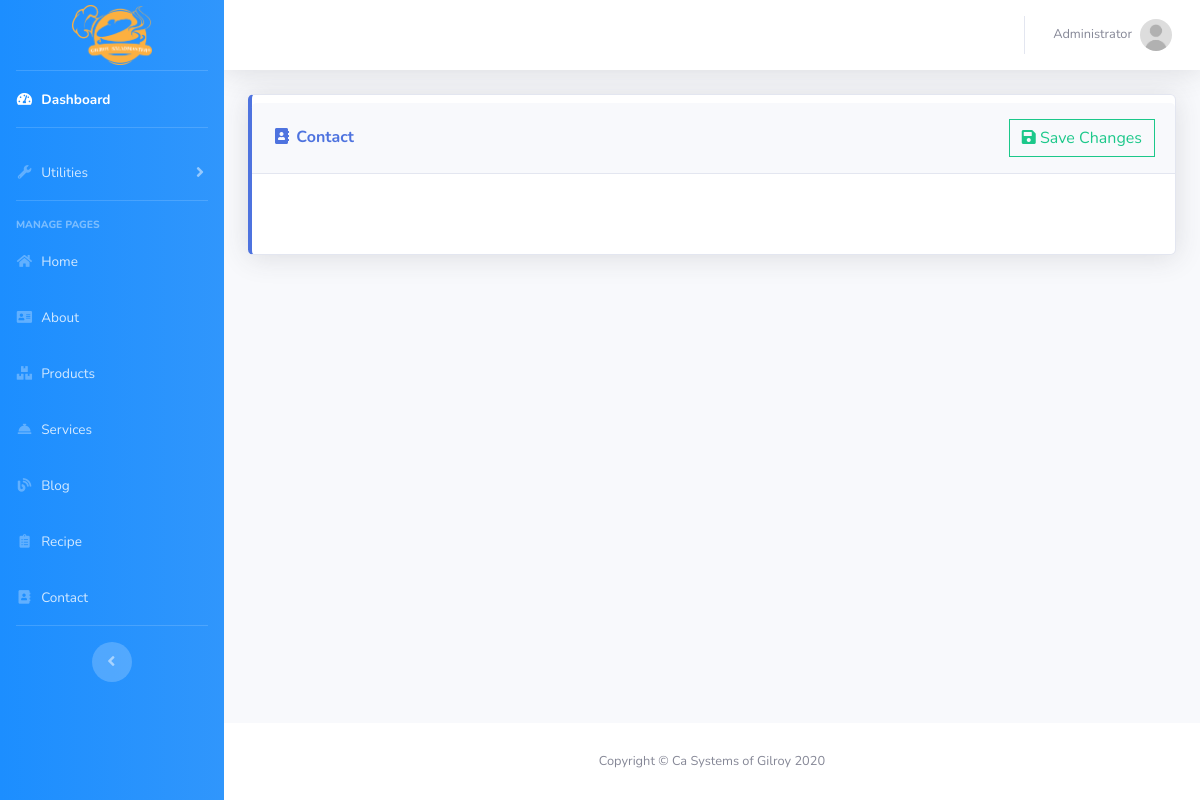
The page /admin/page_contact.php (signed in) on the database as committed earlier.
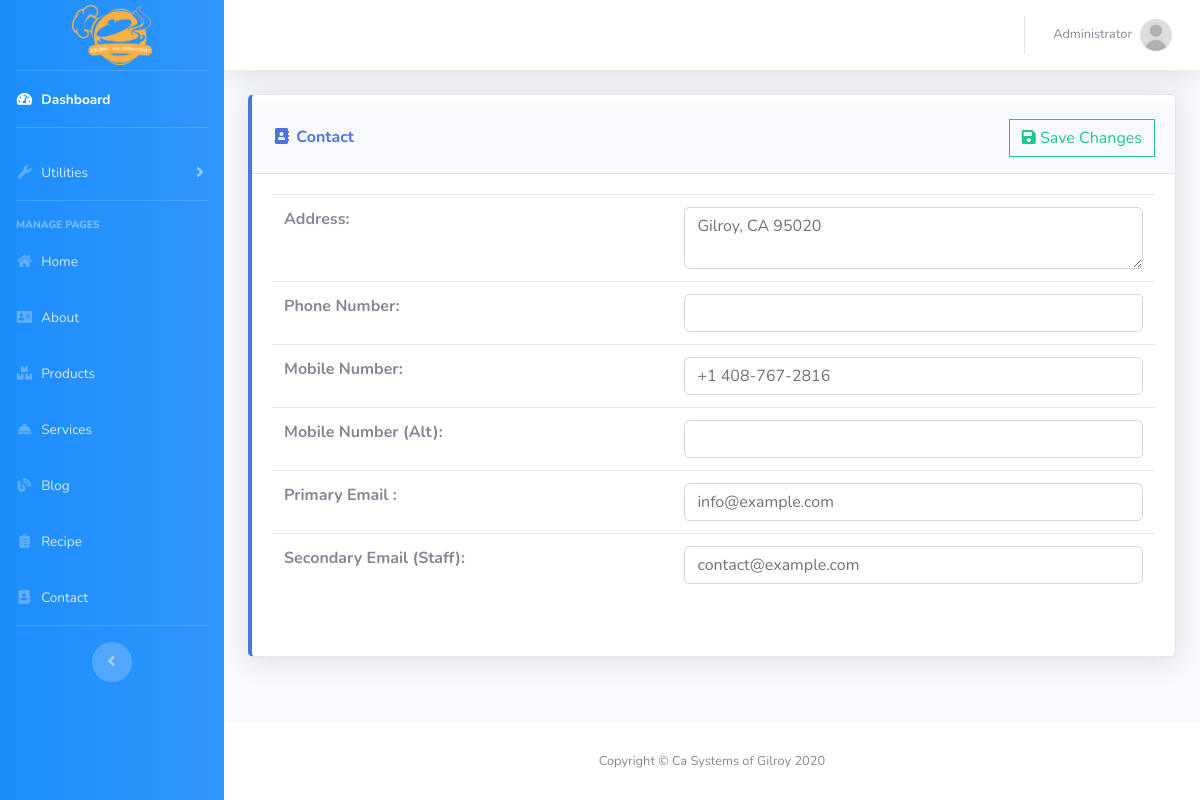
The same page on the database as committed later.
### tables this page shows
CREATE TABLE `page_contact` (
  `id` int(11) NOT NULL,
  `address` varchar(255) NOT NULL,
  `phone_num` varchar(255) NOT NULL,
  `mobile_num1` varchar(255) NOT NULL,
  `mobile_num2` varchar(255) NOT NULL,
  `email1` varchar(255) NOT NULL,
  `email2` varchar(255) NOT NULL,
  `last_updated` datetime NOT NULL DEFAULT current_timestamp()
);

### admin/page_contact.php (the view, shortened to what this page needs)
<?php
include('../db/conn.php');
if(isset($_SESSION["username"] ))
{
?>
<!DOCTYPE html>
<html lang="en">
<head>
    <?php include('render/css.php');?>
</head>
<body id="page-top">
    <div id="wrapper">
        <?php include('render/sidebar.php');?>
        <div id="content-wrapper" class="d-flex flex-column">
            <div id="content">
                <?php include('render/topnavbar.php');?>
                <div class="container-fluid">
                    <div class="row">
                        <div class="col-xl-12 col-md-12 mb-4">
                            <div class="card border-left-primary shadow h-100 py-2">
                                <form method="post" action="manage_socila.php">
                            	<div class="card-header py-3 d-flex flex-row align-items-center justify-content-between">
                                    <h6 class="m-0 font-weight-bold text-primary"><i class="fas fa-fw fa-address-book"></i> Contact</h6>
                                    <button class="btn btn-outline-success rounded-0"><i class="fas fa-save"></i> Save Changes</button>
                                </div>
                                <div class="card-body">
                                    <div class="row no-gutters align-items-center">
                                        <div class="col-md-12 table">
                                            <table style="width:100%;" class="table">
                                                <tbody>
                                                    <?php
                                                    $sql = "SELECT * FROM `page_contact` WHERE 1";
                                                    $query = $conn->query($sql);
                                                    while($row = $query->fetch_array())
                                                    {
                                                    ?>
                <tr>
                    <th>Address:</th><th><textarea name="address" class="form-control"><?php echo $row[1]?></textarea></th>
                </tr>
                <tr>
                    <th>Phone Number:</th><th><input type="text" name="pnum" value="<?php echo $row[2]?>" class="form-control"></th>
                </tr>
                <tr>
                    <th>Mobile Number:</th><th><input type="text" name="mnum1" value="<?php echo $row[3]?>" class="form-control"></th>
                </tr>
                <tr>
                    <th>Mobile Number (Alt):</th><th><input type="text" name="mnum2" value="<?php echo $row[4]?>" class="form-control"></th>
                </tr>
                <tr>
                    <th>Primary Email :</th><th><input type="email" name="email1" value="<?php echo $row[5]?>" class="form-control"></th>
                </tr>
                <tr>
                    <th>Secondary Email (Staff):</th><th><input type="email" name="email2" value="<?php echo $row[6]?>" class="form-control"></th>
                </tr>
                                                    <?php
                                                    }
                                                    ?>
                                                </tbody>
                                            </table>
                                        </div>
                                    </div>
                                </div>
                                </form>
                            </div>
                        </div>
                    </div>
                </div>
            </div>
            <footer class="sticky-footer bg-white">
                <div class="container my-auto">
                    <div class="copyright text-center my-auto">
                        <span>Copyright &copy; Ca Systems of Gilroy <?php echo date('Y');?></span>
                    </div>
                </div>
            </footer>
        </div>
    </div>
</body>
</html>
<?php
}else{
    echo "<script type='text/javascript'>
            alert('Session expired');
            window.location='logout.php';
          </script>";
}
?>

### admin/render/css.php (shortened to what this page needs)
<link href="vendor/fontawesome-free/css/all.min.css" rel="stylesheet" type="text/css">
<link href="css/sb-admin-2.min.css" rel="stylesheet">

### admin/render/sidebar.php (shortened to what this page needs)
<ul class="navbar-nav bg-gradient-info sidebar sidebar-dark accordion" id="accordionSidebar" style="background-image: linear-gradient(to right, #1c8eff , #3096fc);">
            <a class="sidebar-brand d-flex align-items-center justify-content-center" href="dashboard.php">
                <img src="../assets/img/casg_revised2.png" style="max-width:80px;">
            </a>
            <hr class="sidebar-divider my-0">
            <li class="nav-item active">
                <a class="nav-link" href="dashboard.php">
                    <i class="fas fa-fw fa-tachometer-alt"></i>
                    <span>Dashboard</span></a>
            </li>
            <hr class="sidebar-divider">
            <li class="nav-item">
                <a class="nav-link collapsed" href="#" data-toggle="collapse" data-target="#collapseUtilities"
                    aria-expanded="true" aria-controls="collapseUtilities">
                    <i class="fas fa-fw fa-wrench"></i>
                    <span>Utilities</span>
                </a>
            </li>
            <hr class="sidebar-divider">
            <div class="sidebar-heading">
                Manage Pages
            </div>
            <li class="nav-item">
                <a class="nav-link" href="page_home.php">
                    <i class="fas fa-fw fa-home"></i>
                    <span>Home</span></a>
            </li>
            <li class="nav-item">
                <a class="nav-link" href="page_about.php">
                    <i class="fas fa-fw fa-address-card"></i>
                    <span>About</span></a>
            </li>
            <li class="nav-item">
                <a class="nav-link" href="page_products.php">
                    <i class="fas fa-fw fa-boxes"></i>
                    <span>Products</span></a>
            </li>
            <li class="nav-item">
                <a class="nav-link" href="page_services.php">
                    <i class="fas fa-fw fa-concierge-bell"></i>
                    <span>Services</span></a>
            </li>
            <li class="nav-item">
                <a class="nav-link" href="page_blog.php">
                    <i class="fas fa-fw fa-blog"></i>
                    <span>Blog</span></a>
            </li>
            <li class="nav-item">
                <a class="nav-link" href="page_recipe.php">
                    <i class="fas fa-fw fa-clipboard-list"></i>
                    <span>Recipe</span></a>
            </li>
            <li class="nav-item">
                <a class="nav-link" href="page_contact.php">
                    <i class="fas fa-fw fa-address-book"></i>
                    <span>Contact</span></a>
            </li>
            <hr class="sidebar-divider d-none d-md-block">
            <div class="text-center d-none d-md-inline">
                <button class="rounded-circle border-0" id="sidebarToggle"></button>
            </div>
        </ul>

### admin/render/topnavbar.php (shortened to what this page needs)
<nav class="navbar navbar-expand navbar-light bg-white topbar mb-4 static-top shadow">
                    <ul class="navbar-nav ml-auto">
                        <li class="nav-item dropdown no-arrow">
                            <a class="nav-link dropdown-toggle" href="#" id="userDropdown" role="button"
                                data-toggle="dropdown" aria-haspopup="true" aria-expanded="false">
                                <span class="mr-2 d-none d-lg-inline text-gray-600 small">Administrator</span>
                                <img class="img-profile rounded-circle"
                                    src="../assets/img/user.jpg">
                            </a>
                        </li>
                    </ul>
                </nav>

Rows that differ between the two databases and show on the page:
added page_contact: address "Gilroy, CA 95020", mnum1 "+1 408-767-2816", email1 "info@example.com", email2 "contact@example.com"
